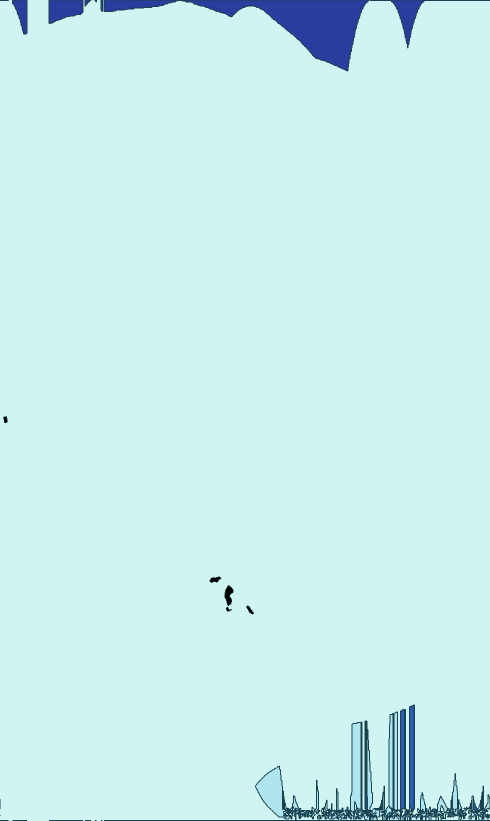
#> input picture bathymetry-2012-v3.webp, 980 x 1641 px (shown at 1/2 size)
$ python -i build_geopdf_v4.py   (imports and definitions only)
#> lines starting #> are read from the running program, lines starting #| are printed output that depends on the picture
#!/usr/bin/env python3
"""Build Lacanautics v4 directly from the official Adour-Garonne GeoPDF."""
from __future__ import annotations

import json, math, re, ssl, urllib.request
from pathlib import Path

import fitz
import numpy as np
from PIL import Image
from scipy import ndimage
from shapely import contains_xy
from shapely.geometry import shape
from shapely.ops import unary_union

ROOT=Path('.')
URL='https://adour-garonne.eaufrance.fr/upload/DOC/FICHES/LACS/BATHYMETRIE/FRFL49_Bathym.pdf'
ISLANDS=ROOT/'data/lacanau_islands.geojson'
OUT_IMG=ROOT/'bathymetry-geopdf-v4.webp'
OUT_META=ROOT/'data/lacanau_geopdf_v4.json'
OUT_REPORT=ROOT/'data/lacanau_geopdf_v4_report.json'

PALETTE=np.asarray([
    [182,237,240], [145,205,237], [107,174,232], [61,144,227],
    [32,114,214], [32,76,189], [25,44,168], [9,9,145]
],dtype=np.float32)
DISPLAY=np.asarray([
    [217,246,242], [198,239,238], [175,229,236], [150,217,235],
    [97,185,230], [50,127,205], [49,88,180], [37,28,88]
],dtype=np.uint8)

PUBLISHED_MEAN_DEPTH_M=2.4


# [45 lines left out: functions download_pdf, parse_geopdf, native_render, not called in this run]


def segment(rgb):
    f=rgb.astype(np.float32)
    dist=np.empty((rgb.shape[0],rgb.shape[1],8),dtype=np.float32)
    for k,p in enumerate(PALETTE):
        d=f-p[None,None,:]
        dist[:,:,k]=np.sqrt(np.sum(d*d,axis=2,dtype=np.float32))
    cls=np.argmin(dist,axis=2).astype(np.int8)
    md=np.min(dist,axis=2)

    assigned=ndimage.binary_closing(md<48.0,structure=np.ones((3,3),bool),iterations=1)
    lab,_=ndimage.label(assigned)
    counts=np.bincount(lab.ravel())
    if len(counts)<=1:
        raise RuntimeError('Could not identify bathymetry components')
    counts[0]=0
    if counts.max()<10000:
        raise RuntimeError('Could not identify lake bathymetry')

    lake=lab==int(np.argmax(counts))
    # Fill small cartographic gaps, but not arbitrarily every enclosed land hole.
    closed=ndimage.binary_closing(lake,structure=np.ones((5,5),bool),iterations=2)
    holes=closed & ~lake
    hl,n=ndimage.label(holes)
    hc=np.bincount(hl.ravel()) if n else np.array([0])
    small=np.zeros_like(lake)
    for i in range(1,len(hc)):
        if hc[i] <= 900:
            small |= hl==i
    lake |= small

    valid=(md<58.0)&lake
    _,inds=ndimage.distance_transform_edt(~valid,return_indices=True)
    filled=cls[inds[0],inds[1]]
    classes=np.where(lake,filled,-1).astype(np.int8)
    return classes,md


# [121 lines left out: functions island_union, apply_islands, crop_and_georef, save_rgba, main, not called in this run]

# [2 lines not run here, left out]

>>> import cv2
>>> picture = cv2.imread('../bathymetry-2012-v3.webp', cv2.IMREAD_GRAYSCALE)
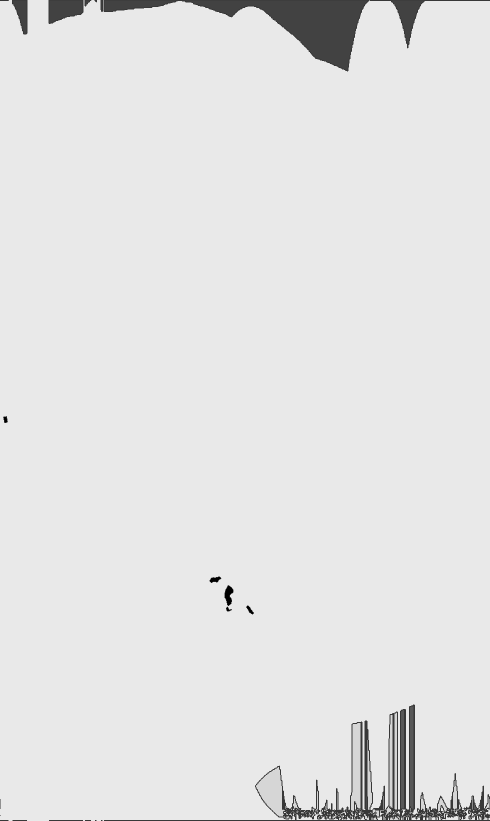
#> picture: shape (1641, 980) (shown at 1/2 size); min 0, max 233, mean 227.6
>>> result = segment(picture)
#> (the run stopped early here; a loop or call above may not have finished)
